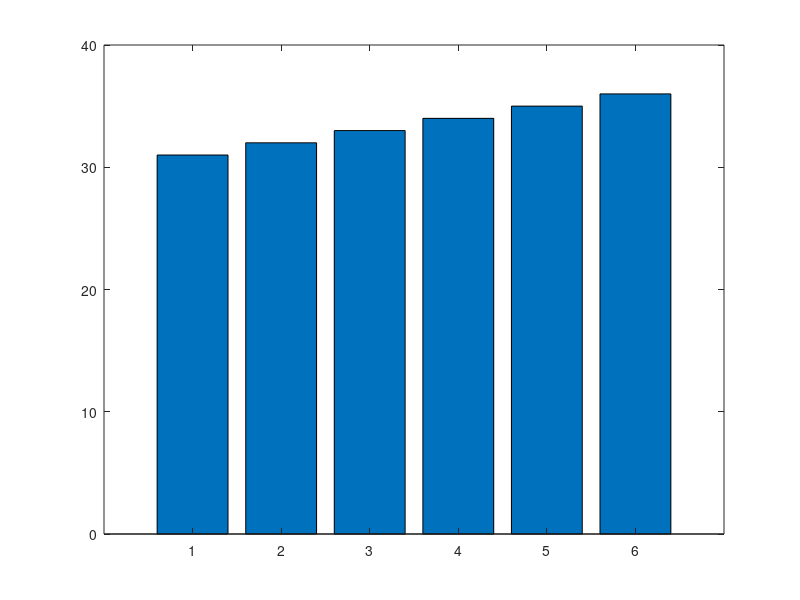

Reproduce this figure in MATLAB.

disp('Aufgabe 1)')
clear;
clc;
x = 0;
t = 20;
m = 5;
n = 5;

for i = 0:5
  x=i;
  erg = hygepdf(x,t,m,n);
  a(1,i+1) = erg;
  disp(erg)
  i = i + 1;
endfor
bar(a)


disp('Aufgabe 2)')
eins=0
zwei=0
drei=0
vier=0
fuenf=0
sechs=0
for a = 1:6
  for b = 1:6
    for c = 1:6
      for d = 1:6
        for e = 1:6
          for f = 1:6
            
            v = a + b + c + d + e + f;
            erge(1,f) = v;
          endfor
        endfor
      endfor
    endfor
  endfor
endfor
bar(erge);
a=[1, 2, 3]
b=[1, 2, 3]

ndgrid(a,b)

disp('Aufgabe 3)')

p=0.02
n=[250, 500, 1000, 2000]
erw = p*n
sig = sqrt(n * p * (1 - p))


disp('Aufgabe 4')

p=1/3
k=[0, 1, 2, 3, 4, 5]
erg = binopdf(k, 5, p)
%bar(erg)
